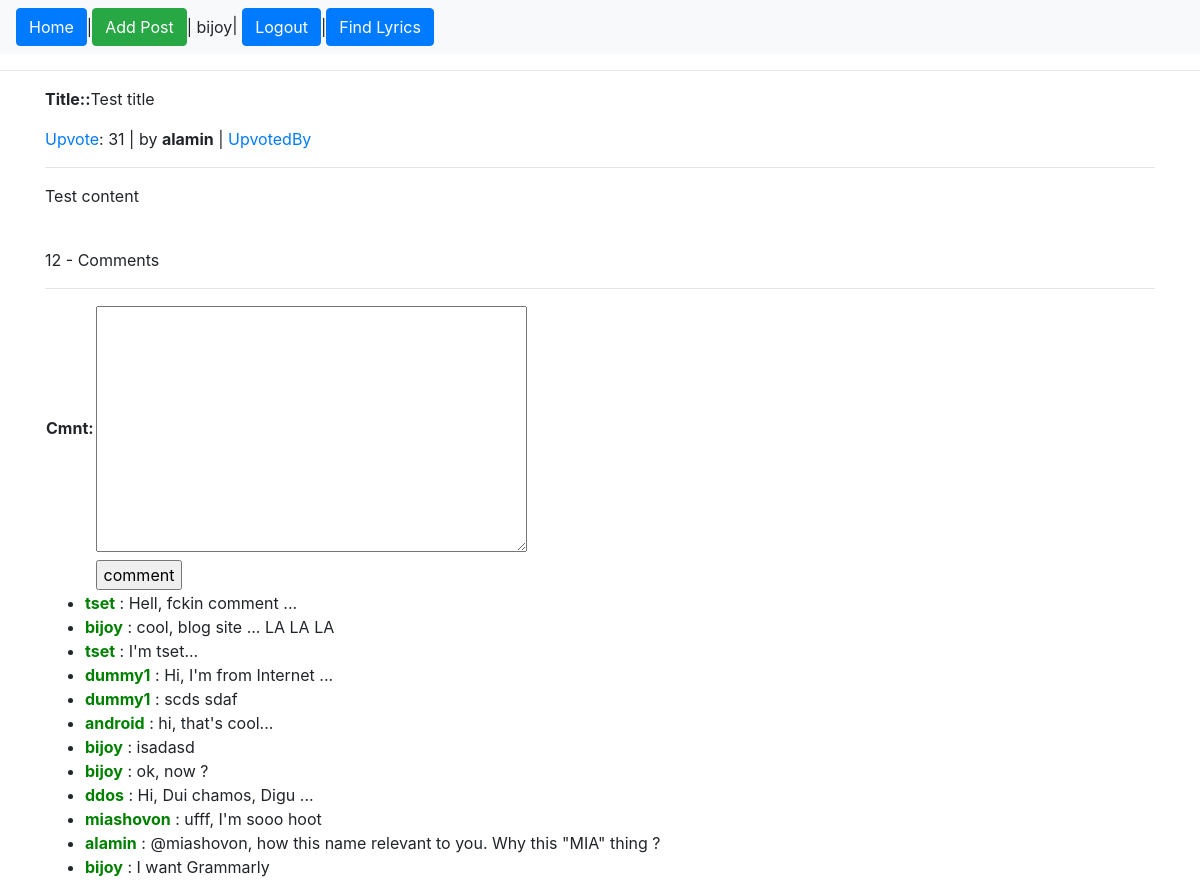
The page /post/1/ (signed in) on the database its author committed.
### playground/models.py (models this page shows)
class Post(models.Model):
	title = models.CharField(max_length=200)
	content = models.TextField()
	author = models.ForeignKey(User, on_delete=models.CASCADE)

class Comment(models.Model):
	cmnt = models.TextField()
	user = models.ForeignKey(User, on_delete = models.CASCADE, default=1)
	post = models.ForeignKey(Post, on_delete = models.CASCADE, default=1)

### playground/views.py (the view)
# urls.py: path('post/<int:post_id>/', views.post_details, name='post_details'),
@login_required
def post_details(request, post_id):
	p = get_object_or_404(Post, id=post_id)
	upvotes = Upvote.objects.filter(post=p).count()
	can_up = True
	if not request.user.is_anonymous:
		can_up = not p.upvote_set.filter(user=request.user).count()
	if request.method == 'POST':
		form = CommentForm(request.POST)
		if form.is_valid():
			r = form.save(commit=False)
			r.user = request.user
			r.post = get_object_or_404(Post, id=post_id)
			r.save()
			return redirect(reverse('post_details', kwargs={'post_id': post_id}))
	else:
		form = CommentForm()
	resp2 = render(request, 'playground/post_details.html',
		{'post': p, 'upvotes':upvotes, 'can_up': can_up, 'form': form}
	)
	return resp2

### playground/forms.py
class CommentForm(forms.ModelForm):
	class Meta:
		model = Comment
		fields = ('cmnt',)

### playground/templates/playground/post_details.html
{% extends "playground/base.html" %}
{% block content %}
<div>
	<p><b>Title::</b>{{ post.title }}</p>
	<p>
		{% if can_up %}
		<a href="{% url 'upvote' post.id %}">Upvote</a>: {{ upvotes }}
		{% else %}
		Upvoted: <span style="color: rgb(255, 69, 0)">{{ upvotes }}
		<a href="{% url 'unvote' post.id %}">Unvote</a>
		</span>
		{% endif %}
		| by <b>{{ post.author }}</b> |
		<a href="{% url 'upvoted_by' post.id %}">UpvotedBy</a>
	</p>
	<hr>
	<p>{{ post.content|safe }}</p>
</div>
<br>
<div>
	<p>{{ post.comment_set.all.count }} - Comments</p>
	<hr>
	<div>
		<div>
			<form method="post">{% csrf_token %}
				<table>
					{{ form.as_table }}
					<tr>
						<td></td>
						<td><input type="submit" value="comment"></td>
					</tr>
				</table>
			</form>
		</div>
		<ul>
			{% for comment in post.comment_set.all %}
				<li>
					<b style="color: green">{{ comment.user }}</b> : {{ comment.cmnt }}
				</li>
			{% endfor %}
		</ul>
	</div>
</div>
{% endblock %}

### playground/templates/playground/base.html (shortened to what this page needs)
<!doctype html>
<html lang="en">
  <head>
    <link rel="stylesheet" href="https://stackpath.bootstrapcdn.com/bootstrap/4.1.1/css/bootstrap.min.css">
</head>
<body>
	<div>
		<nav class="navbar navbar-expand-lg navbar-light bg-light">
			<a href="/"><button class="btn btn-primary">Home</button></a> |
			<a href="{% url 'addPost' %}" class="btn btn-success">Add Post</a>
			{% if request.user.is_authenticated %}
				<span> | {{ request.user }}</span>
				<span>| <a href="{% url 'logout' %}" class="btn btn-primary">Logout</a></span>
			{% else %}
			 | <a href="{% url 'login' %}" class="btn btn-primary">Login</a> |
			 <a href="{% url 'signup' %}" class="btn btn-primary">SignUp</a>
			{% endif %} |
			<a href="{% url 'find_lyrics' %}" class="btn btn-primary">Find Lyrics</a>
		</nav>
	</div>
	<hr>
	<div class="container">
		{% block content %} {% endblock %}
	</div>
</body>
</html>

### rows shown on the page
Post: title "Test title", author "alamin", content "Test content", comment_set.all.count "12"
Comment: user "tset", cmnt "Hell, fckin comment ..."
Comment: user "bijoy", cmnt "cool, blog site ... LA LA LA"
Comment: user "tset", cmnt "I'm tset..."
Comment: user "dummy1", cmnt "Hi, I'm from Internet ..."
Comment: user "dummy1", cmnt "scds sdaf"
Comment: user "android", cmnt "hi, that's cool..."
Comment: user "bijoy", cmnt "isadasd"
Comment: user "bijoy", cmnt "ok, now ?"
Comment: user "ddos", cmnt "Hi, Dui chamos, Digu ..."
Comment: user "miashovon", cmnt "ufff, I'm sooo hoot"
Comment: user "alamin", cmnt "@miashovon, how this name relevant to you. Why this \"MIA\" thing ?"
Comment: user "bijoy", cmnt "I want Grammarly"

### other values the page prints
{{ request.user }} "bijoy"
{{ upvotes }} "31"
